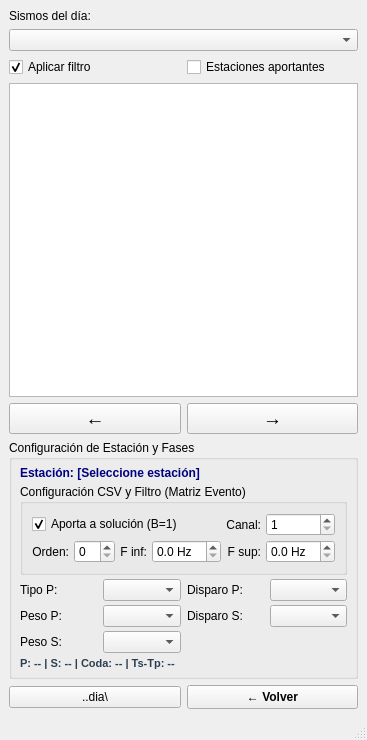
<?xml version="1.0" encoding="UTF-8"?>
<ui version="4.0">
 <class>MainWindow</class>
 <widget class="QMainWindow" name="MainWindow">
  <property name="geometry">
   <rect>
    <x>0</x>
    <y>0</y>
    <width>320</width>
    <height>740</height>
   </rect>
  </property>
  <property name="windowTitle">
   <string>Marcador de Fases Sísmicas - RSA</string>
  </property>
  <widget class="QWidget" name="centralwidget">
   <layout class="QVBoxLayout" name="verticalLayoutCentral">
    <property name="spacing">
     <number>6</number>
    </property>
    <property name="leftMargin">
     <number>9</number>
    </property>
    <property name="topMargin">
     <number>9</number>
    </property>
    <property name="rightMargin">
     <number>9</number>
    </property>
    <property name="bottomMargin">
     <number>9</number>
    </property>
    <item>
     <widget class="QLabel" name="label">
      <property name="text">
       <string>Sismos del día:</string>
      </property>
     </widget>
    </item>
    <item>
     <widget class="QComboBox" name="combo_sis"/>
    </item>
    <item>
     <layout class="QHBoxLayout" name="layoutCheckboxes">
      <item>
       <widget class="QCheckBox" name="checkbox_filtro">
        <property name="text">
         <string>Aplicar filtro</string>
        </property>
        <property name="checked">
         <bool>true</bool>
        </property>
       </widget>
      </item>
      <item>
       <widget class="QCheckBox" name="checkbox_estaciones_aportantes">
        <property name="text">
         <string>Estaciones aportantes</string>
        </property>
        <property name="checked">
         <bool>false</bool>
        </property>
       </widget>
      </item>
     </layout>
    </item>
    <item>
     <widget class="QListWidget" name="lista_mseed">
      <property name="minimumSize">
       <size>
        <width>0</width>
        <height>120</height>
       </size>
      </property>
     </widget>
    </item>
    <item>
     <layout class="QHBoxLayout" name="layoutPaginacion">
      <item>
       <widget class="QPushButton" name="boton_anterior">
        <property name="font">
         <font>
          <pointsize>14</pointsize>
          <weight>75</weight>
          <bold>true</bold>
         </font>
        </property>
        <property name="text">
         <string>←</string>
        </property>
       </widget>
      </item>
      <item>
       <widget class="QPushButton" name="boton_siguiente">
        <property name="font">
         <font>
          <pointsize>14</pointsize>
          <weight>75</weight>
          <bold>true</bold>
         </font>
        </property>
        <property name="text">
         <string>→</string>
        </property>
       </widget>
      </item>
     </layout>
    </item>
    <item>
     <widget class="QGroupBox" name="grupo_parametros">
      <property name="title">
       <string>Configuración de Estación y Fases</string>
      </property>
      <layout class="QVBoxLayout" name="layoutGrupoParams">
       <property name="spacing">
        <number>4</number>
       </property>
       <property name="leftMargin">
        <number>8</number>
       </property>
       <property name="topMargin">
        <number>6</number>
       </property>
       <property name="rightMargin">
        <number>8</number>
       </property>
       <property name="bottomMargin">
        <number>6</number>
       </property>
       <item>
        <widget class="QLabel" name="lbl_estacion_activa">
         <property name="styleSheet">
          <string notr="true">font-weight: bold; color: navy;</string>
         </property>
         <property name="text">
          <string>Estación: [Seleccione estación]</string>
         </property>
        </widget>
       </item>
       <item>
        <widget class="QGroupBox" name="grupo_csv">
         <property name="title">
          <string>Configuración CSV y Filtro (Matriz Evento)</string>
         </property>
         <layout class="QGridLayout" name="gridCsv">
          <property name="horizontalSpacing">
           <number>5</number>
          </property>
          <property name="verticalSpacing">
           <number>4</number>
          </property>
          <item row="0" column="0" colspan="4">
           <widget class="QCheckBox" name="chk_csv_aporta">
            <property name="text">
             <string>Aporta a solución (B=1)</string>
            </property>
            <property name="checked">
             <bool>true</bool>
            </property>
           </widget>
          </item>
          <item row="0" column="4">
           <widget class="QLabel" name="label_csv_canal">
            <property name="text">
             <string>Canal:</string>
            </property>
            <property name="alignment">
             <set>Qt::AlignRight|Qt::AlignVCenter</set>
            </property>
           </widget>
          </item>
          <item row="0" column="5">
           <widget class="QSpinBox" name="spbox_csv_canal">
            <property name="minimum">
             <number>1</number>
            </property>
            <property name="maximum">
             <number>6</number>
            </property>
            <property name="value">
             <number>1</number>
            </property>
           </widget>
          </item>
          <item row="1" column="0">
           <widget class="QLabel" name="label_csv_orden">
            <property name="text">
             <string>Orden:</string>
            </property>
            <property name="alignment">
             <set>Qt::AlignRight|Qt::AlignVCenter</set>
            </property>
           </widget>
          </item>
          <item row="1" column="1">
           <widget class="QSpinBox" name="spbox_csv_orden">
            <property name="minimum">
             <number>0</number>
            </property>
            <property name="maximum">
             <number>10</number>
            </property>
            <property name="value">
             <number>0</number>
            </property>
           </widget>
          </item>
          <item row="1" column="2">
           <widget class="QLabel" name="label_csv_finf">
            <property name="text">
             <string>F inf:</string>
            </property>
            <property name="alignment">
             <set>Qt::AlignRight|Qt::AlignVCenter</set>
            </property>
           </widget>
          </item>
          <item row="1" column="3">
           <widget class="QDoubleSpinBox" name="spbox_csv_finf">
            <property name="suffix">
             <string> Hz</string>
            </property>
            <property name="decimals">
             <number>1</number>
            </property>
            <property name="maximum">
             <double>50.0</double>
            </property>
           </widget>
          </item>
          <item row="1" column="4">
           <widget class="QLabel" name="label_csv_fsup">
            <property name="text">
             <string>F sup:</string>
            </property>
            <property name="alignment">
             <set>Qt::AlignRight|Qt::AlignVCenter</set>
            </property>
           </widget>
          </item>
          <item row="1" column="5">
           <widget class="QDoubleSpinBox" name="spbox_csv_fsup">
            <property name="suffix">
             <string> Hz</string>
            </property>
            <property name="decimals">
             <number>1</number>
            </property>
            <property name="maximum">
             <double>50.0</double>
            </property>
           </widget>
          </item>
         </layout>
        </widget>
       </item>
       <item>
        <layout class="QGridLayout" name="gridParametros">
         <property name="horizontalSpacing">
          <number>6</number>
         </property>
         <property name="verticalSpacing">
          <number>4</number>
         </property>
         <item row="0" column="0">
          <widget class="QLabel" name="label_tipo_p">
           <property name="text">
            <string>Tipo P:</string>
           </property>
          </widget>
         </item>
         <item row="0" column="1">
          <widget class="QComboBox" name="combo_tipo_p"/>
         </item>
         <item row="0" column="2">
          <widget class="QLabel" name="label_pol_p">
           <property name="text">
            <string>Disparo P:</string>
           </property>
          </widget>
         </item>
         <item row="0" column="3">
          <widget class="QComboBox" name="combo_pol_p"/>
         </item>
         <item row="1" column="0">
          <widget class="QLabel" name="label_peso_p">
           <property name="text">
            <string>Peso P:</string>
           </property>
          </widget>
         </item>
         <item row="1" column="1">
          <widget class="QComboBox" name="combo_peso_p"/>
         </item>
         <item row="1" column="2">
          <widget class="QLabel" name="label_pol_s">
           <property name="text">
            <string>Disparo S:</string>
           </property>
          </widget>
         </item>
         <item row="1" column="3">
          <widget class="QComboBox" name="combo_pol_s"/>
         </item>
         <item row="2" column="0">
          <widget class="QLabel" name="label_peso_s">
           <property name="text">
            <string>Peso S:</string>
           </property>
          </widget>
         </item>
         <item row="2" column="1">
          <widget class="QComboBox" name="combo_peso_s"/>
         </item>
        </layout>
       </item>
       <item>
        <widget class="QLabel" name="lbl_tiempos_estacion">
         <property name="styleSheet">
          <string notr="true">font-size: 8pt; font-weight: bold; color: #2c3e50;</string>
         </property>
         <property name="text">
          <string>P: -- | S: -- | Coda: -- | Ts-Tp: --</string>
         </property>
         <property name="wordWrap">
          <bool>true</bool>
         </property>
        </widget>
       </item>
      </layout>
     </widget>
    </item>
    <item>
     <layout class="QHBoxLayout" name="layoutBotonesInferiores">
      <item>
       <widget class="QPushButton" name="boton_directorio">
        <property name="text">
         <string>..dia\</string>
        </property>
       </widget>
      </item>
      <item>
       <widget class="QPushButton" name="boton_salir">
        <property name="minimumHeight">
         <number>32</number>
        </property>
        <property name="styleSheet">
         <string notr="true">font-weight: bold; padding: 4px 12px;</string>
        </property>
        <property name="text">
         <string>← Volver</string>
        </property>
       </widget>
      </item>
     </layout>
    </item>
   </layout>
  </widget>
  <widget class="QMenuBar" name="menubar">
   <property name="geometry">
    <rect>
     <x>0</x>
     <y>0</y>
     <width>320</width>
     <height>21</height>
    </rect>
   </property>
  </widget>
  <widget class="QStatusBar" name="statusbar"/>
 </widget>
 <resources/>
 <connections/>
</ui>
